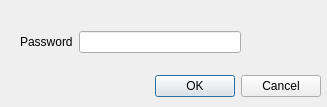
<?xml version="1.0" encoding="UTF-8"?>
<ui version="4.0">
 <class>PasswordPromtDialog</class>
 <widget class="QDialog" name="PasswordPromtDialog">
  <property name="geometry">
   <rect>
    <x>0</x>
    <y>0</y>
    <width>327</width>
    <height>107</height>
   </rect>
  </property>
  <property name="windowTitle">
   <string>Password requiered</string>
  </property>
  <widget class="QDialogButtonBox" name="buttonBox">
   <property name="geometry">
    <rect>
     <x>20</x>
     <y>70</y>
     <width>301</width>
     <height>32</height>
    </rect>
   </property>
   <property name="orientation">
    <enum>Qt::Horizontal</enum>
   </property>
   <property name="standardButtons">
    <set>QDialogButtonBox::Cancel|QDialogButtonBox::Ok</set>
   </property>
  </widget>
  <widget class="QWidget" name="layoutWidget">
   <property name="geometry">
    <rect>
     <x>20</x>
     <y>30</y>
     <width>221</width>
     <height>24</height>
    </rect>
   </property>
   <layout class="QHBoxLayout" name="horizontalLayout">
    <item>
     <widget class="QLabel" name="label">
      <property name="text">
       <string>Password</string>
      </property>
     </widget>
    </item>
    <item>
     <widget class="QLineEdit" name="lineEdit">
      <property name="echoMode">
       <enum>QLineEdit::Password</enum>
      </property>
     </widget>
    </item>
   </layout>
  </widget>
 </widget>
 <resources/>
 <connections>
  <connection>
   <sender>buttonBox</sender>
   <signal>accepted()</signal>
   <receiver>PasswordPromtDialog</receiver>
   <slot>accept()</slot>
   <hints>
    <hint type="sourcelabel">
     <x>248</x>
     <y>254</y>
    </hint>
    <hint type="destinationlabel">
     <x>157</x>
     <y>274</y>
    </hint>
   </hints>
  </connection>
  <connection>
   <sender>buttonBox</sender>
   <signal>rejected()</signal>
   <receiver>PasswordPromtDialog</receiver>
   <slot>reject()</slot>
   <hints>
    <hint type="sourcelabel">
     <x>316</x>
     <y>260</y>
    </hint>
    <hint type="destinationlabel">
     <x>286</x>
     <y>274</y>
    </hint>
   </hints>
  </connection>
 </connections>
</ui>
